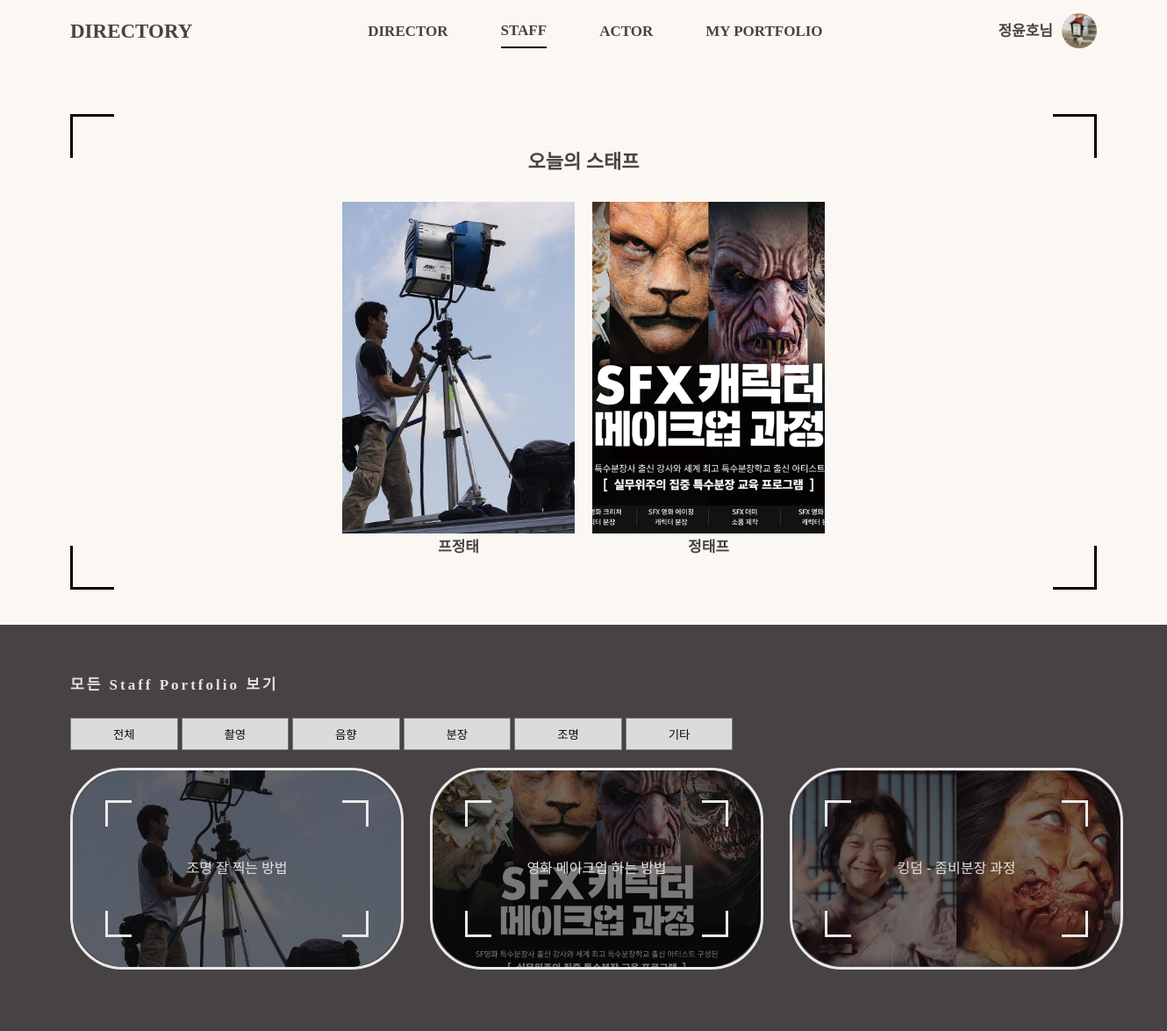
/staffs/ (signed in), run on the app's committed database.
### accounts/models.py (models this page shows, shortened)
class Profile(AbstractBaseUser):
    email = models.EmailField(
        verbose_name="email", max_length=60, unique=True, null=False, blank=False)
    username = models.CharField(max_length=30, unique=True, null=False, blank=False)
    name = models.CharField(max_length=20, default="", blank=False)
    age = models.PositiveIntegerField(null=True, blank=True)
    name_eng = models.CharField(max_length=20, default="", blank=True)
    date_of_birth = models.DateField(null=True, blank=True)
    avatar = models.ImageField(null=True,  # profile 이미지
                               blank=True,
                               upload_to='image/avatar')
    intro = models.TextField(default="")  # 소개글
    education = models.CharField(max_length=20, null=True, blank=True)
    u_type = models.PositiveSmallIntegerField(null=True)
    date_joined = models.DateTimeField(
        verbose_name='date joined', auto_now_add=True)
    last_login = models.DateTimeField(verbose_name='last login', auto_now=True)
    is_admin = models.BooleanField(default=False)
    is_active = models.BooleanField(default=True)
    is_staff = models.BooleanField(default=False)
    is_superuser = models.BooleanField(default=False)
    USERNAME_FIELD = 'email'
    REQUIRED_FIELDS = ['username']
    objects = ProfileManager()

class Staff(models.Model):
    profile = models.OneToOneField(
        Profile, on_delete=models.CASCADE, primary_key=True)
    role = models.CharField(max_length=30)
    tool_list = models.CharField(max_length=200)
    def __str__(self):
        return self.profile.name

### main/models.py (models this page shows)
class SPortfolio(models.Model):
    uid = models.ForeignKey(Staff, on_delete=models.CASCADE, null=True)
    title = models.CharField(max_length=100, blank=False)
    thumbnail = models.ImageField(null=True, blank=True)
    content = models.TextField(default="")

### main/views.py (the view)
# urls.py: path('staffs/', views.staffs, name='staffs'),
def staffs(request):
    staffs = SPortfolio.objects.all()
    random_staffs = Staff.objects.all().order_by('?')[:4]
    print(random_staffs)
    return render(request, "staffs.html", {"all_portfolio": staffs, "random_staffs" : random_staffs})

### main/templates/staffs.html (shortened to what this page needs)
{% extends 'base_border.html' %}
{% load static %}
{% block css %}
<link rel="stylesheet" href="{% static 'css/staffs.css' %}">
<link rel="stylesheet" type='text/css' href="{% static 'css/movie.css' %}" />
{% endblock %}
{% block upper-container %}
<h1 class="staffs-title font-lg">오늘의 스태프</h1>
<ul class="staffs">
    {% for staff in random_staffs %}
    <li class="staff">
        <a href="{% url 'user_page' staff.profile.id %}">
            {% if staff.profile.avatar %}
            <div class="staff-image" style="background-image: url('{{staff.profile.avatar.url}}');"></div>
            {% else %}
            <div class="staff-image" style="background-image: url('/static/images/default_user.jpg');"></div>
            {% endif %}
        </a>
        <div class="staff-name font-md font-b">{{staff.profile.name}}</div>
    </li>
    {% endfor %}
</ul>{% endblock %}
{% block lower-container %}
<h2 class="lower-container__title font-md">모든 Staff Portfolio 보기</h2>
<ul class="lower-container__content">
    <div class="portfolio__categories">
        <button class="category__btn">전체</button>
        <button class="category__btn">촬영</button>
        <button class="category__btn">음향</button>
        <button class="category__btn">분장</button>
        <button class="category__btn">조명</button>
        <button class="category__btn">기타</button>
    </div>
    <ul class="portfolios">
        {% for portfolio in all_portfolio %}
        <li class="portfolio">
            <div class="portfolio-thumbnail" style="background-image: url('{{portfolio.thumbnail.url}}');">
            </div>
            <div class="portfolio-info">
                    {{portfolio.title}}
            </div>
            <div class="portfolio-box-frame top-left"></div>
            <div class="portfolio-box-frame top-right"></div>
            <div class="portfolio-box-frame bottom-left"></div>
            <div class="portfolio-box-frame bottom-right"></div>
        </li>
        {% endfor %}
    </ul>
</ul>
{% endblock %}

### main/templates/base_header.html (shortened to what this page needs)
{% load static %}
<!DOCTYPE html>
<html lang="en">
<head>
    <link rel="stylesheet" type='text/css' href="{% static 'css/reset.css' %}" />
    <link rel="stylesheet" type='text/css' href="{% static 'css/base.css' %}" />
    {% block css %}
    {% endblock %}
</head>
<body>
    <header class="header">
        <nav class="nav-bar">
            <div class="nav-bar__icon font-eb"><a href="{% url 'home' %}">DIRECTORY</a></div>
            <ul class="nav-bar__category">
                <li class="category-item font-md font-b" name="directors"><a href="{% url 'directors' %}">DIRECTOR</a>
                </li>
                <li class="category-item font-md font-b" name="staffs"><a href="{% url 'staffs' %}">STAFF</a> </li>
                <li class="category-item font-md font-b" name="actors"><a href="{% url 'actors' %}">ACTOR</a></li>
                <li class="category-item font-md font-b" name="user_page"><a href="{% url 'user_page' %}">MY
                        PORTFOLIO</a> </li>
            </ul>
            {% if user.is_authenticated %}
            <div class="nav-bar__setting">
                <div class="nav-bar__user-name font-md font-b">
                    {{user.name}}님
                </div>
                {% if user.avatar %}
                <div class="nav-bar__user-profile font-md font-b" style="background-image: url('{{user.avatar.url}}');">
                </div>
                {% else %}
                <div class="nav-bar__user-profile font-md font-b"
                    style="background-image: url('/static/images/default_user.jpg');">
                </div>
                {% endif %}
            </div>
            {% endif %}
        </nav>
    </header>
    {% block content %}
    {% endblock %}
</body>
</html>

### main/static/css/base.css (style rules this page uses)
* { box-sizing: border-box; text-decoration: none; }
a { color: inherit; }
html { height: 100%; }
body { width: 100%; min-width: 960px; height: fit-content; min-height: 100vh; padding: 90px 0px 0px 0px; background-color: #fbf8f3; color: #474344; display: flex; flex-direction: column; font-family: "NanumSquare"; }
button { font-family: "NanumSquare"; }
.header { position: fixed; z-index: 100; top: 0; left: 0; width: 100%; min-width: 960px; height: 70px; padding: 0px 80px; background-color: #fbf8f3; display: flex; justify-content: center; }
.nav-bar { width: 100%; max-width: 1240px; height: 100%; display: flex; justify-content: space-between; align-items: center; background-color: #fbf8f3; }
.nav-bar__icon { flex: 0.2; font-size: 23px; font-weight: 700; height: inherit; width: fit-content; display: flex; align-items: center; }
.nav-bar .nav-bar__category { display: flex; height: inherit; font-size: 17px; font-weight: 600; justify-content: space-between; align-items: center; }
.category-item:not(:last-child) { margin-right: 60px; }
.nav-bar__setting { display: flex; align-items: center; position: relative; }
.nav-bar__user-name { margin-right: 10px; }
.nav-bar__user-profile { width: 40px; height: 40px; border-radius: 50%; background: center / cover no-repeat; }
.category-item { display: flex; height: 40px; justify-content: space-between; align-items: center; }
.welcome-box h1 { line-height: 30px; margin-bottom: 10px; }
.lower-container .lower-container__title { letter-spacing: 3px; margin-bottom: 29px; font-weight: 700; }
.lower-container .lower-container__content { margin-top: 20px; }
.font-lg { font-family: "NanumSquare"; font-size: 22px; }
.font-md { font-family: "NanumSquare"; font-size: 17px; }
.font-b { font-weight: 600; }
.font-eb { font-weight: 800; }

### main/static/css/staffs.css (style rules this page uses)
.category__btn { border: 1px solid grey; padding: 8px 48px; }
.portfolios { width: 100%; display: grid; grid-template-columns: repeat(3, 1fr); padding-bottom: 10px; margin-top: 10px; }
.portfolios .portfolio, .staff-plus { width: 380px; height: 230px; position: relative; margin-top: 10px; margin-right: 30px; display: flex; justify-content: center; align-items: center; border-radius: 60px; border: 3px solid white; }
.portfolio-thumbnail { width: 100%; height: 100%; border-radius: 60px; filter: brightness(50%); background-size: cover; background-position: center; background-repeat: no-repeat; }
.portfolio-info { width: 80%; display: inline; padding: 5px 10px; text-align: center; position: absolute; top: 50%; left: 50%; transform: translate(-50%, -50%); }
.portfolio-box-frame { position: absolute; width: 30px; height: 30px; border: 3px solid white; }
.top-left { top: 15%; left: 10%; border-right: none; border-bottom: none; }
.top-right { top: 15%; right: 10%; border-left: none; border-bottom: none; }
.bottom-left { bottom: 15%; left: 10%; border-right: none; border-top: none; }
.bottom-right { bottom: 15%; right: 10%; border-left: none; border-top: none; }
.staffs { width: 100%; display: flex; justify-content: center; margin-top: 20px; }
.staff { width: fit-content; display: flex; flex-direction: column; align-items: center; }
.staff:not(:last-child) { margin-right: 20px; }
.staffs-title { font-weight: 800; }
.staff-image { width: 265px; height: 378px; background: center / cover no-repeat; }
.staff-name { margin-top: 7px; }

### data on the page
Profile: name "정윤호", avatar (picture)
Staff: profile.avatar (picture), profile.name "프정태"
Staff: profile.avatar (picture), profile.name "정태프"
SPortfolio: thumbnail (picture), title "조명 잘 찍는 방법"
SPortfolio: thumbnail (picture), title "영화 메이크업 하는 방법"
SPortfolio: thumbnail (picture), title "킹덤 - 좀비분장 과정"
